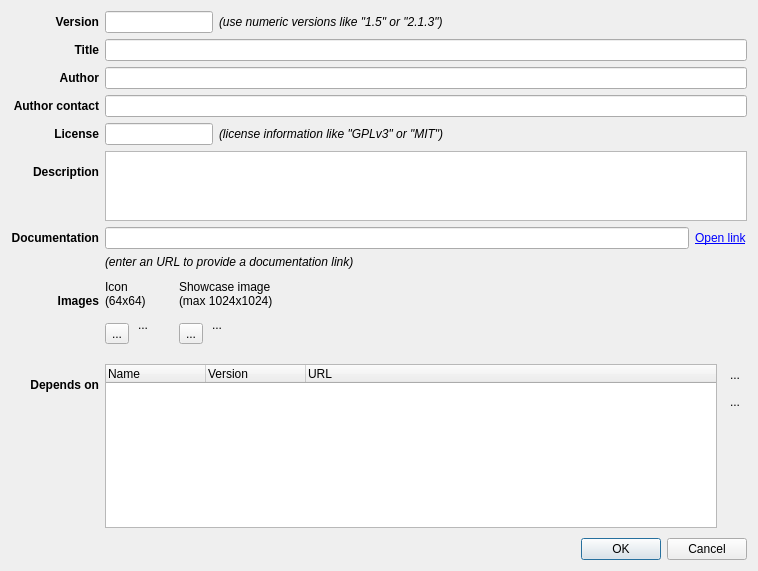
<?xml version="1.0" encoding="UTF-8"?>
<ui version="4.0">
 <class>SaltGrainPropertiesDialog</class>
 <widget class="QDialog" name="SaltGrainPropertiesDialog">
  <property name="geometry">
   <rect>
    <x>0</x>
    <y>0</y>
    <width>754</width>
    <height>571</height>
   </rect>
  </property>
  <property name="windowTitle">
   <string>Package Properties</string>
  </property>
  <layout class="QVBoxLayout" name="verticalLayout">
   <item>
    <widget class="QFrame" name="frame">
     <property name="sizePolicy">
      <sizepolicy hsizetype="Preferred" vsizetype="Preferred">
       <horstretch>0</horstretch>
       <verstretch>1</verstretch>
      </sizepolicy>
     </property>
     <property name="frameShape">
      <enum>QFrame::NoFrame</enum>
     </property>
     <property name="frameShadow">
      <enum>QFrame::Raised</enum>
     </property>
     <layout class="QGridLayout" name="gridLayout">
      <property name="leftMargin">
       <number>0</number>
      </property>
      <property name="topMargin">
       <number>0</number>
      </property>
      <property name="rightMargin">
       <number>0</number>
      </property>
      <property name="bottomMargin">
       <number>0</number>
      </property>
      <item row="6" column="0">
       <widget class="QLabel" name="label_12">
        <property name="font">
         <font>
          <weight>75</weight>
          <bold>true</bold>
         </font>
        </property>
        <property name="text">
         <string>License</string>
        </property>
        <property name="alignment">
         <set>Qt::AlignRight|Qt::AlignTrailing|Qt::AlignVCenter</set>
        </property>
       </widget>
      </item>
      <item row="10" column="0" colspan="4">
       <spacer name="verticalSpacer_3">
        <property name="orientation">
         <enum>Qt::Vertical</enum>
        </property>
        <property name="sizeType">
         <enum>QSizePolicy::Fixed</enum>
        </property>
        <property name="sizeHint" stdset="0">
         <size>
          <width>20</width>
          <height>5</height>
         </size>
        </property>
       </spacer>
      </item>
      <item row="8" column="3">
       <widget class="QLabel" name="open_label">
        <property name="sizePolicy">
         <sizepolicy hsizetype="Fixed" vsizetype="Preferred">
          <horstretch>0</horstretch>
          <verstretch>0</verstretch>
         </sizepolicy>
        </property>
        <property name="text">
         <string>&lt;a href=&quot;%1&quot;&gt;Open link&lt;/a&gt;</string>
        </property>
        <property name="openExternalLinks">
         <bool>true</bool>
        </property>
       </widget>
      </item>
      <item row="11" column="1" colspan="3">
       <widget class="QFrame" name="frame_2">
        <property name="sizePolicy">
         <sizepolicy hsizetype="Preferred" vsizetype="Preferred">
          <horstretch>1</horstretch>
          <verstretch>0</verstretch>
         </sizepolicy>
        </property>
        <property name="frameShape">
         <enum>QFrame::NoFrame</enum>
        </property>
        <property name="frameShadow">
         <enum>QFrame::Raised</enum>
        </property>
        <layout class="QGridLayout" name="gridLayout_2">
         <property name="leftMargin">
          <number>0</number>
         </property>
         <property name="topMargin">
          <number>0</number>
         </property>
         <property name="rightMargin">
          <number>0</number>
         </property>
         <property name="bottomMargin">
          <number>0</number>
         </property>
         <property name="horizontalSpacing">
          <number>2</number>
         </property>
         <property name="verticalSpacing">
          <number>6</number>
         </property>
         <item row="2" column="1" rowspan="3">
          <spacer name="verticalSpacer_2">
           <property name="orientation">
            <enum>Qt::Vertical</enum>
           </property>
           <property name="sizeHint" stdset="0">
            <size>
             <width>20</width>
             <height>0</height>
            </size>
           </property>
          </spacer>
         </item>
         <item row="1" column="3" rowspan="4">
          <widget class="QToolButton" name="screenshot_config_button">
           <property name="toolTip">
            <string>Select a Screenshot Image</string>
           </property>
           <property name="text">
            <string>...</string>
           </property>
           <property name="icon">
            <iconset resource="layResources.qrc">
             <normaloff>:/add.png</normaloff>:/add.png</iconset>
           </property>
           <property name="iconSize">
            <size>
             <width>64</width>
             <height>64</height>
            </size>
           </property>
          </widget>
         </item>
         <item row="1" column="1">
          <widget class="QToolButton" name="icon_delete_button">
           <property name="toolTip">
            <string>Reset Icon</string>
           </property>
           <property name="text">
            <string>...</string>
           </property>
           <property name="icon">
            <iconset resource="layResources.qrc">
             <normaloff>:/clear_edit.png</normaloff>:/clear_edit.png</iconset>
           </property>
           <property name="autoRaise">
            <bool>true</bool>
           </property>
          </widget>
         </item>
         <item row="0" column="3" colspan="3">
          <widget class="QLabel" name="label_11">
           <property name="text">
            <string>Showcase image
(max 1024x1024)</string>
           </property>
          </widget>
         </item>
         <item row="1" column="0" rowspan="4">
          <widget class="QToolButton" name="icon_config_button">
           <property name="toolTip">
            <string>Select an Icon Image</string>
           </property>
           <property name="text">
            <string>...</string>
           </property>
           <property name="icon">
            <iconset resource="layResources.qrc">
             <normaloff>:/salt_icon.png</normaloff>:/salt_icon.png</iconset>
           </property>
           <property name="iconSize">
            <size>
             <width>64</width>
             <height>64</height>
            </size>
           </property>
          </widget>
         </item>
         <item row="1" column="4">
          <widget class="QToolButton" name="screenshot_delete_button">
           <property name="toolTip">
            <string>Reset Screenshot</string>
           </property>
           <property name="text">
            <string>...</string>
           </property>
           <property name="icon">
            <iconset resource="layResources.qrc">
             <normaloff>:/clear_edit.png</normaloff>:/clear_edit.png</iconset>
           </property>
           <property name="autoRaise">
            <bool>true</bool>
           </property>
          </widget>
         </item>
         <item row="0" column="0" colspan="3">
          <widget class="QLabel" name="label_10">
           <property name="text">
            <string>Icon
(64x64)</string>
           </property>
          </widget>
         </item>
         <item row="1" column="2" rowspan="4">
          <spacer name="horizontalSpacer_2">
           <property name="orientation">
            <enum>Qt::Horizontal</enum>
           </property>
           <property name="sizeType">
            <enum>QSizePolicy::Fixed</enum>
           </property>
           <property name="sizeHint" stdset="0">
            <size>
             <width>20</width>
             <height>20</height>
            </size>
           </property>
          </spacer>
         </item>
         <item row="1" column="5">
          <spacer name="horizontalSpacer">
           <property name="orientation">
            <enum>Qt::Horizontal</enum>
           </property>
           <property name="sizeHint" stdset="0">
            <size>
             <width>40</width>
             <height>20</height>
            </size>
           </property>
          </spacer>
         </item>
        </layout>
       </widget>
      </item>
      <item row="5" column="1" colspan="3">
       <widget class="QLineEdit" name="author_contact"/>
      </item>
      <item row="3" column="0">
       <widget class="QLabel" name="label_2">
        <property name="font">
         <font>
          <weight>75</weight>
          <bold>true</bold>
         </font>
        </property>
        <property name="text">
         <string>Title</string>
        </property>
        <property name="alignment">
         <set>Qt::AlignRight|Qt::AlignTrailing|Qt::AlignVCenter</set>
        </property>
       </widget>
      </item>
      <item row="4" column="1" colspan="3">
       <widget class="QLineEdit" name="author"/>
      </item>
      <item row="8" column="1" colspan="2">
       <widget class="QLineEdit" name="doc_url">
        <property name="sizePolicy">
         <sizepolicy hsizetype="Expanding" vsizetype="Fixed">
          <horstretch>0</horstretch>
          <verstretch>0</verstretch>
         </sizepolicy>
        </property>
       </widget>
      </item>
      <item row="0" column="2" colspan="2">
       <widget class="QLabel" name="label_4">
        <property name="font">
         <font>
          <italic>true</italic>
         </font>
        </property>
        <property name="text">
         <string>(use numeric versions like &quot;1.5&quot; or &quot;2.1.3&quot;)</string>
        </property>
       </widget>
      </item>
      <item row="7" column="1" colspan="3">
       <widget class="QTextEdit" name="doc">
        <property name="maximumSize">
         <size>
          <width>16777215</width>
          <height>80</height>
         </size>
        </property>
       </widget>
      </item>
      <item row="8" column="0">
       <widget class="QLabel" name="label_5">
        <property name="font">
         <font>
          <weight>75</weight>
          <bold>true</bold>
         </font>
        </property>
        <property name="text">
         <string>Documentation</string>
        </property>
        <property name="alignment">
         <set>Qt::AlignRight|Qt::AlignTrailing|Qt::AlignVCenter</set>
        </property>
       </widget>
      </item>
      <item row="11" column="0">
       <widget class="QLabel" name="label_9">
        <property name="font">
         <font>
          <weight>75</weight>
          <bold>true</bold>
         </font>
        </property>
        <property name="text">
         <string>
Images</string>
        </property>
        <property name="alignment">
         <set>Qt::AlignRight|Qt::AlignTop|Qt::AlignTrailing</set>
        </property>
       </widget>
      </item>
      <item row="3" column="1" colspan="3">
       <widget class="QLineEdit" name="title"/>
      </item>
      <item row="7" column="0">
       <widget class="QLabel" name="label">
        <property name="font">
         <font>
          <weight>75</weight>
          <bold>true</bold>
         </font>
        </property>
        <property name="text">
         <string>
Description</string>
        </property>
        <property name="alignment">
         <set>Qt::AlignRight|Qt::AlignTop|Qt::AlignTrailing</set>
        </property>
       </widget>
      </item>
      <item row="4" column="0">
       <widget class="QLabel" name="label_7">
        <property name="font">
         <font>
          <weight>75</weight>
          <bold>true</bold>
         </font>
        </property>
        <property name="text">
         <string>Author</string>
        </property>
        <property name="alignment">
         <set>Qt::AlignRight|Qt::AlignTrailing|Qt::AlignVCenter</set>
        </property>
       </widget>
      </item>
      <item row="5" column="0">
       <widget class="QLabel" name="label_8">
        <property name="font">
         <font>
          <weight>75</weight>
          <bold>true</bold>
         </font>
        </property>
        <property name="text">
         <string>Author contact</string>
        </property>
        <property name="alignment">
         <set>Qt::AlignRight|Qt::AlignTrailing|Qt::AlignVCenter</set>
        </property>
       </widget>
      </item>
      <item row="6" column="1">
       <widget class="QLineEdit" name="license">
        <property name="sizePolicy">
         <sizepolicy hsizetype="Preferred" vsizetype="Fixed">
          <horstretch>0</horstretch>
          <verstretch>0</verstretch>
         </sizepolicy>
        </property>
       </widget>
      </item>
      <item row="14" column="0" colspan="4">
       <spacer name="verticalSpacer">
        <property name="orientation">
         <enum>Qt::Vertical</enum>
        </property>
        <property name="sizeHint" stdset="0">
         <size>
          <width>736</width>
          <height>32</height>
         </size>
        </property>
       </spacer>
      </item>
      <item row="9" column="1" colspan="3">
       <widget class="QLabel" name="label_13">
        <property name="sizePolicy">
         <sizepolicy hsizetype="Preferred" vsizetype="Preferred">
          <horstretch>0</horstretch>
          <verstretch>0</verstretch>
         </sizepolicy>
        </property>
        <property name="font">
         <font>
          <italic>true</italic>
         </font>
        </property>
        <property name="text">
         <string>(enter an URL to provide a documentation link)</string>
        </property>
       </widget>
      </item>
      <item row="0" column="1">
       <widget class="QLineEdit" name="version">
        <property name="sizePolicy">
         <sizepolicy hsizetype="Fixed" vsizetype="Fixed">
          <horstretch>0</horstretch>
          <verstretch>0</verstretch>
         </sizepolicy>
        </property>
       </widget>
      </item>
      <item row="6" column="2" colspan="2">
       <widget class="QLabel" name="label_6">
        <property name="font">
         <font>
          <italic>true</italic>
         </font>
        </property>
        <property name="text">
         <string>(license information like &quot;GPLv3&quot; or &quot;MIT&quot;)</string>
        </property>
       </widget>
      </item>
      <item row="0" column="0">
       <widget class="QLabel" name="label_3">
        <property name="font">
         <font>
          <weight>75</weight>
          <bold>true</bold>
         </font>
        </property>
        <property name="text">
         <string>Version</string>
        </property>
        <property name="alignment">
         <set>Qt::AlignRight|Qt::AlignTrailing|Qt::AlignVCenter</set>
        </property>
       </widget>
      </item>
      <item row="12" column="0" colspan="4">
       <spacer name="verticalSpacer_4">
        <property name="orientation">
         <enum>Qt::Vertical</enum>
        </property>
        <property name="sizeType">
         <enum>QSizePolicy::Fixed</enum>
        </property>
        <property name="sizeHint" stdset="0">
         <size>
          <width>20</width>
          <height>5</height>
         </size>
        </property>
       </spacer>
      </item>
      <item row="13" column="0">
       <widget class="QLabel" name="label_14">
        <property name="font">
         <font>
          <weight>75</weight>
          <bold>true</bold>
         </font>
        </property>
        <property name="text">
         <string>
Depends on</string>
        </property>
        <property name="alignment">
         <set>Qt::AlignRight|Qt::AlignTop|Qt::AlignTrailing</set>
        </property>
       </widget>
      </item>
      <item row="13" column="1" colspan="3">
       <widget class="QFrame" name="frame_3">
        <property name="frameShape">
         <enum>QFrame::NoFrame</enum>
        </property>
        <property name="frameShadow">
         <enum>QFrame::Raised</enum>
        </property>
        <layout class="QGridLayout" name="gridLayout_3">
         <property name="leftMargin">
          <number>0</number>
         </property>
         <property name="topMargin">
          <number>0</number>
         </property>
         <property name="rightMargin">
          <number>0</number>
         </property>
         <property name="bottomMargin">
          <number>0</number>
         </property>
         <item row="0" column="1">
          <widget class="QToolButton" name="add_dependency">
           <property name="toolTip">
            <string>Add new dependency</string>
           </property>
           <property name="text">
            <string>...</string>
           </property>
           <property name="icon">
            <iconset resource="layResources.qrc">
             <normaloff>:/add.png</normaloff>:/add.png</iconset>
           </property>
           <property name="autoRaise">
            <bool>true</bool>
           </property>
          </widget>
         </item>
         <item row="1" column="1">
          <widget class="QToolButton" name="remove_dependency">
           <property name="toolTip">
            <string>Delete dependency</string>
           </property>
           <property name="text">
            <string>...</string>
           </property>
           <property name="icon">
            <iconset resource="layResources.qrc">
             <normaloff>:/clear.png</normaloff>:/clear.png</iconset>
           </property>
           <property name="autoRaise">
            <bool>true</bool>
           </property>
          </widget>
         </item>
         <item row="2" column="1">
          <spacer name="verticalSpacer_5">
           <property name="orientation">
            <enum>Qt::Vertical</enum>
           </property>
           <property name="sizeHint" stdset="0">
            <size>
             <width>20</width>
             <height>40</height>
            </size>
           </property>
          </spacer>
         </item>
         <item row="0" column="0" rowspan="3">
          <widget class="QTreeWidget" name="dependencies">
           <property name="tabKeyNavigation">
            <bool>true</bool>
           </property>
           <property name="rootIsDecorated">
            <bool>false</bool>
           </property>
           <property name="allColumnsShowFocus">
            <bool>true</bool>
           </property>
           <column>
            <property name="text">
             <string notr="true">Name</string>
            </property>
           </column>
           <column>
            <property name="text">
             <string>Version</string>
            </property>
           </column>
           <column>
            <property name="text">
             <string>URL</string>
            </property>
           </column>
          </widget>
         </item>
        </layout>
       </widget>
      </item>
     </layout>
    </widget>
   </item>
   <item>
    <widget class="QDialogButtonBox" name="buttonBox">
     <property name="standardButtons">
      <set>QDialogButtonBox::Cancel|QDialogButtonBox::Ok</set>
     </property>
    </widget>
   </item>
  </layout>
 </widget>
 <tabstops>
  <tabstop>version</tabstop>
  <tabstop>title</tabstop>
  <tabstop>author</tabstop>
  <tabstop>author_contact</tabstop>
  <tabstop>license</tabstop>
  <tabstop>doc</tabstop>
  <tabstop>doc_url</tabstop>
  <tabstop>icon_config_button</tabstop>
  <tabstop>icon_delete_button</tabstop>
  <tabstop>screenshot_config_button</tabstop>
  <tabstop>screenshot_delete_button</tabstop>
  <tabstop>dependencies</tabstop>
  <tabstop>add_dependency</tabstop>
  <tabstop>remove_dependency</tabstop>
 </tabstops>
 <resources>
  <include location="layResources.qrc"/>
 </resources>
 <connections>
  <connection>
   <sender>buttonBox</sender>
   <signal>accepted()</signal>
   <receiver>SaltGrainPropertiesDialog</receiver>
   <slot>accept()</slot>
   <hints>
    <hint type="sourcelabel">
     <x>546</x>
     <y>425</y>
    </hint>
    <hint type="destinationlabel">
     <x>561</x>
     <y>435</y>
    </hint>
   </hints>
  </connection>
  <connection>
   <sender>buttonBox</sender>
   <signal>rejected()</signal>
   <receiver>SaltGrainPropertiesDialog</receiver>
   <slot>reject()</slot>
   <hints>
    <hint type="sourcelabel">
     <x>638</x>
     <y>418</y>
    </hint>
    <hint type="destinationlabel">
     <x>649</x>
     <y>433</y>
    </hint>
   </hints>
  </connection>
 </connections>
</ui>
